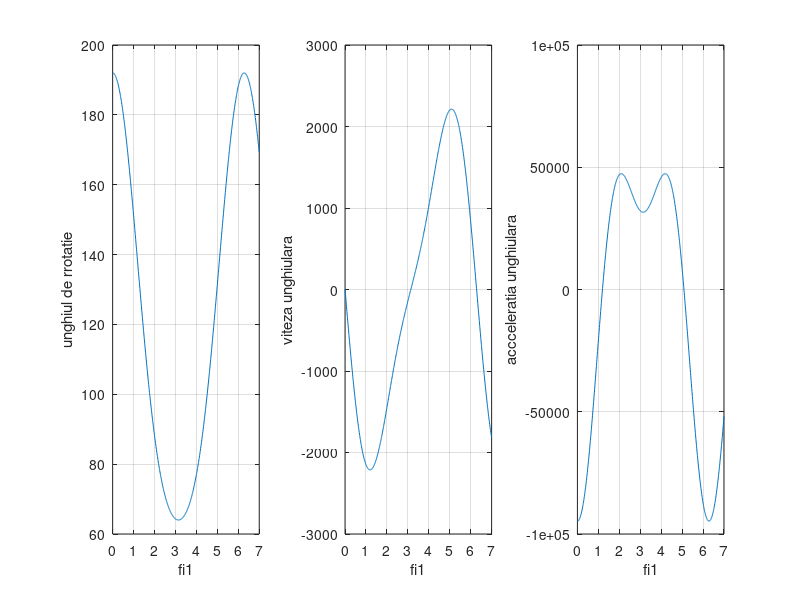

The MATLAB source for this figure:
%1.Numarul de dinti
z1 = 12;
z2 = 28;
%2.Coeficientii de deplasare a profilurilor
x1 = 0.57;
x2 = 0.48;
%3.Modulul
m=3;
%4.Unghiul de angrenare
inv0 = 0.014904; %involut de alfa0
alfa0 = 20*pi/180; %20 de grade -> radiani
invalfa = inv0+(2*(x1+x2)*tan(alfa0))/(z1+z2)
% involut alfa = 0.0363
% alfa = 26.56667(grade)
alfa=25.56667*pi/180
%5.Coeficientul de modificare a distantei dintre axe
y = ((z1+z2)/2)*(cos(alfa0)/cos(alfa)-1)
%6.Distanta axiala
a = m*(z1+z2)*cos(alfa0)/(2*cos(alfa))
%7.Coeficientul de scurtare a inaltimii dintilor
psi = x1+x2-y
%8.Inaltimea dintilor
h = m*(2.25-psi)
%9.Diametrul cercurilor de divizare
d1 = m*z1
r1 = d1/2;
d2 = m*z2
r2 = d2/2; 
%10.Diametrul cercurilor de baza
db1 = m*z1*cos(alfa0)
rb1 = db1/2;
db2 = m*z2*cos(alfa0)
rb2 = db2/2;
%11.Diametrul cercurilor de rostogolire
dw1 = m*z1*cos(alfa0)/cos(alfa)
rw1 = dw1/2;
dw2 = m*z2*cos(alfa0)/cos(alfa)
rw2 = dw2/2;
%12.Diametrul cercurilor de cap
da1 = m*(z1+2+2*x1-2*psi)
ra1 = da1/2;
da2 = m*(z2+2+2*x2-2*psi)
ra2 = da2/2;
%13.Diametrul cercurilor de picior
df1 = m*(z1-2+2*x1-0.5)
rf1 = df1/2;
df2 = m*(z2-2+2*x2-0.5)
rf2 = df2/2;
%14.Arcele dintilor pe cercurile de divizare
s1 = pi*m/2 + 2*m*x1*tan(alfa0)
s2 = pi*m/2 + 2*m*x2*tan(alfa0)
%15.Gradul de acoperire
E = (sqrt(ra2^2 - rb2^2) + sqrt(ra1^2-rb1^2) - a*sin(alfa))/(pi*m*cos(alfa0))
%16.Corzile constante
sc1 = m*(pi/2 * cos(alfa0)^2 + x1*sin(2*alfa0))
sc2 = m*(pi/2 * cos(alfa0)^2 + x2*sin(2*alfa0))
%17.Inaltimea la coarda constanta
hc1 = m*(x1*(cos(alfa0)^2) + 1 - psi - pi/8 * sin(2*alfa))
hc2 = m*(x2*(cos(alfa0)^2) + 1 - psi - pi/8 * sin(2*alfa))
%18.Lungimile peste dinti
N1 = 3;
N2 = 9;
WN1 = m * ((N1-0.5)*pi+2*x1*tan(alfa0)+z1*inv0)*cos(alfa0)
WN2 = m * ((N2-0.5)*pi+2*x2*tan(alfa0)+z2*inv0)*cos(alfa0) 

lambda =0.5 ; w1=10*pi;

t = -2.5:0.01:2.5; 
%plot(t,atan( lambda*sin(t)/ 1-lambda*cos(t) )), xlabel('fi1'),ylabel('unghiul de rrotatie')
%grid on

%figure, plot(t,lambda*(cos(t)-lambda)*w1./(1-2*lambda*cos(t)+lambda^2)) ,xlabel('fi1'),ylabel('viteza unghiulara')
%grid on

%figure, plot(t,-lambda*(1-lambda^2)*sin(t)*w1^2./(1-2*lambda*cos(t)+lambda^2).^2 ) , xlabel('fi1'),ylabel('acceleratie unghiulara')
%grid on

figure, L=64; title('Relatii Aproximative')
t = 0:0.01:7; 
subplot(131), plot(t,L*(1/lambda-0.25*lambda+cos(t)+0.25*lambda*cos(2*t))), xlabel('fi1'),ylabel('unghiul de rrotatie')
grid on

subplot(132), plot(t,-L*w1*(sin(t) + 0.5*lambda*sin(2*t) )),xlabel('fi1'),ylabel('viteza unghiulara')
grid on

subplot(133), plot(t,-L*w1^2*(cos(t) + lambda*cos(2*t) )),xlabel('fi1'),ylabel('accceleratia unghiulara')
grid on




%Numarul de antrenori
na = 1;
%Numarul de canale
z = 6;
%Turatia
%numarul de ordine i
i = 3;
%turatia motorului de antrenare
ni = (75 + 5*i)*15
% n1/n2 = w1/w2 = -z2/z1
% turatia motorului (ni) este egala cu n1
n1=ni;
n2 = n1*z1/z2;
% n3 = turatia antrenorului
n3=n2;
% 1.Viteza unghiulara a elementului conducator
w3 = pi*n2/30
% 2.Constanta mecanismului
lamda = sin(pi/z)
% 3.Lungimea bratului de antrenare (R1<L)
L=0.1; %metri
R1=L*sin(pi/z)
% 4.Timpul de miscare in care elementul conducator antreneaza elementul 
tm = 2*pi*(1/2-1/z)/w3
% 5.Timpul de repaus al elementului condus
tr = 2*pi*(1/2 + 1/z)/w3
%6.Timpul de rotatie completa a elementului conducator
T = tm+tr
% 7.Coeficientul de miscare
km = 1/2 - 1/z
% 8.Coeficientul de repaus
kr = 1/2 + 1/z
% 9.Coeficientul timpului de lucru al mecanismului k
k = (z-2)/(z+2)
% 10.Viteza unghiulara maxima a
